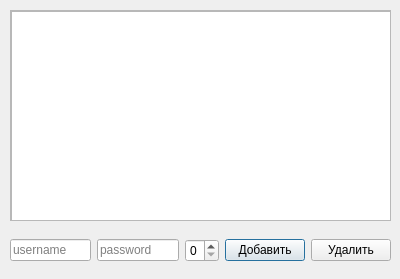
<?xml version="1.0" encoding="UTF-8"?>
<ui version="4.0">
 <class>registrationScreen</class>
 <widget class="QDialog" name="registrationScreen">
  <property name="geometry">
   <rect>
    <x>0</x>
    <y>0</y>
    <width>400</width>
    <height>279</height>
   </rect>
  </property>
  <property name="sizePolicy">
   <sizepolicy hsizetype="Fixed" vsizetype="Fixed">
    <horstretch>0</horstretch>
    <verstretch>0</verstretch>
   </sizepolicy>
  </property>
  <property name="windowTitle">
   <string>User registration</string>
  </property>
  <widget class="QScrollArea" name="scrollArea">
   <property name="geometry">
    <rect>
     <x>10</x>
     <y>10</y>
     <width>381</width>
     <height>211</height>
    </rect>
   </property>
   <property name="widgetResizable">
    <bool>true</bool>
   </property>
   <widget class="QWidget" name="scrollAreaWidgetContents">
    <property name="geometry">
     <rect>
      <x>0</x>
      <y>0</y>
      <width>379</width>
      <height>209</height>
     </rect>
    </property>
    <widget class="QListWidget" name="userList">
     <property name="geometry">
      <rect>
       <x>0</x>
       <y>0</y>
       <width>381</width>
       <height>211</height>
      </rect>
     </property>
    </widget>
   </widget>
  </widget>
  <widget class="QWidget" name="horizontalLayoutWidget">
   <property name="geometry">
    <rect>
     <x>10</x>
     <y>230</y>
     <width>381</width>
     <height>41</height>
    </rect>
   </property>
   <layout class="QHBoxLayout" name="horizontalLayout">
    <item>
     <widget class="QLineEdit" name="usernameLine">
      <property name="placeholderText">
       <string>username</string>
      </property>
     </widget>
    </item>
    <item>
     <widget class="QLineEdit" name="passwordLine">
      <property name="placeholderText">
       <string>password</string>
      </property>
     </widget>
    </item>
    <item>
     <widget class="QSpinBox" name="roleBox">
      <property name="toolTip">
       <string>user's role</string>
      </property>
      <property name="maximum">
       <number>3</number>
      </property>
     </widget>
    </item>
    <item>
     <widget class="QPushButton" name="regButton">
      <property name="text">
       <string>Добавить</string>
      </property>
     </widget>
    </item>
    <item>
     <widget class="QPushButton" name="delButton">
      <property name="text">
       <string>Удалить</string>
      </property>
     </widget>
    </item>
   </layout>
  </widget>
 </widget>
 <resources/>
 <connections/>
</ui>
